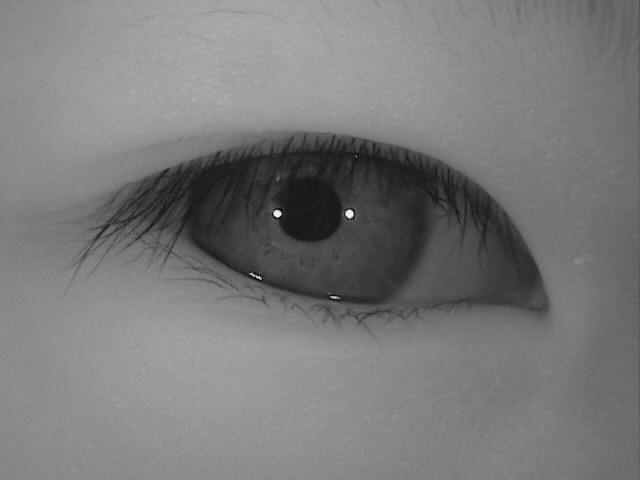
#> input picture scripts/S3001L01.jpg, 640 x 480 px
$ jupyter execute --allow-errors hough.ipynb   (shell and % lines are left out)   (Python 2 division)   (older library calls are emulated)
#> lines starting #> are read from the running program, lines starting #| are printed output that depends on the picture; after the words box and inside, x2 and y2 are one past the last pixel; in counts of white or black regions, pixels touching at a corner belong together
[cell 1]
import cv2
import matplotlib.pyplot as plt
import numpy as np

from __future__ import division

func(img_name):
    1. create gray version
    2. Hough to detect circles
    3. set thetas and rs
    4. draw blank image
    5. normalie image
return (cut_image, gray_image)

[cell 2]
img = cv2.imread('S3001L01.jpg')
#> img is the input picture: shape (480, 640, 3); min 0, max 255, mean 121.9
gray = cv2.cvtColor(img,cv2.COLOR_BGR2GRAY)#灰度图像
gray = cv2.medianBlur(gray, 17)

#### Hough transform

[cell 3]
ret, th3 = cv2.threshold(gray, 0, 255, cv2.THRESH_BINARY + cv2.THRESH_OTSU)
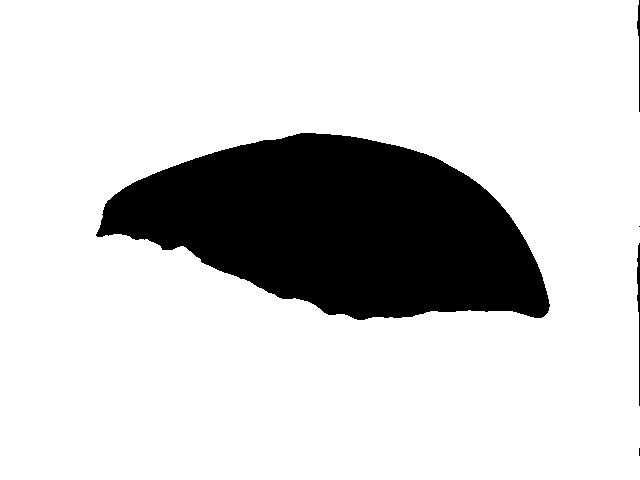
#> th3: shape (480, 640); 81.7% white; 5 black regions (2 under 20 px), largest, box (x1, y1, x2, y2) and area: (96, 133, 550, 320) 55861, (637, 243, 640, 406) 257, (637, 0, 640, 112) 151
#> ret = 97

#hough transform
circles1 = cv2.HoughCircles(image=gray,method=cv2.cv.CV_HOUGH_GRADIENT,dp=1,
                            minDist=50,param1=ret,param2=30,minRadius=1,maxRadius=200)
#> circles1 = [[311.5, 209.5, 31.8]]
circles = circles1[0,:,:]
#> circles = [[311.5, 209.5, 31.8]]
# circles = np.uint16(np.around(circles))#四舍五入，取整

for i in circles[:]:
    cv2.circle(img,(i[0],i[1]),int(i[2]),(255,0,0),5)#画圆
#> this loop made 1 pass
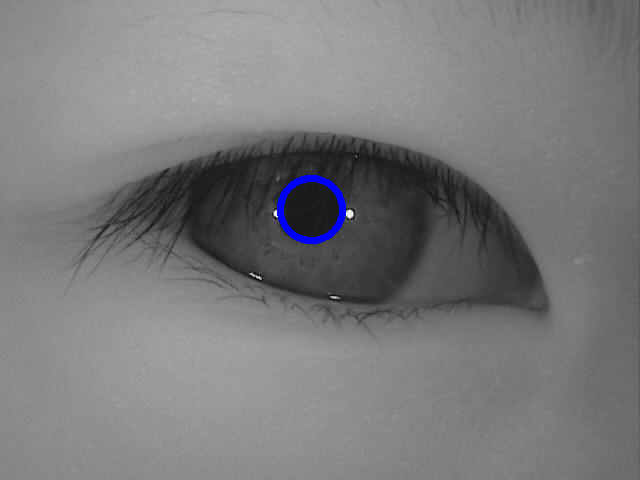
#> img: shape (480, 640, 3); 0.44% of pixels changed, all inside (x1, y1, x2, y2) = (277, 175, 346, 244)
#     cv2.circle(img,(i[0],i[1]),2,(255,0,255),10)#画圆心

##### Set circles boundary

[cell 4]
circle_in = circles1.copy()[0][0]
#> circle_in = [311.5, 209.5, 31.8]
circle_out = circle_in.copy()
#> circle_out = [311.5, 209.5, 31.8]
circle_out[2] = 120

[cell 5]
thetas = np.arange(0, 2  * np.pi, 2  * np.pi / 360)
#> (the rest of this cell did not finish here and is left out)

[cell 6]
X_in_cen, Y_in_cen, r_in = circle_in[1], circle_in[0], circle_in[2]
#> X_in_cen = 209.5; Y_in_cen = 311.5; r_in = 31.8
X_out_cen, Y_out_cen, r_out = circle_out[1], circle_out[0], circle_out[2]
#> X_out_cen = 209.5; Y_out_cen = 311.5; r_out = 120

[cell 7]
def create_blank(width, height, rgb_color=(0, 0, 0)):
    """Create new image(numpy array) filled with certain color in RGB"""
    # Create black blank image
    image = np.zeros((height, width, 3), np.uint8)

    # Since OpenCV uses BGR, convert the color first
    color = tuple(reversed(rgb_color))
    # Fill image with color
    image[:] = color

    return image

# Create new blank 300x300 red image
width, height = 300, 300

red = (255, 0, 0)
image = create_blank(width, height, rgb_color=red)
# cv2.imwrite('red.jpg', image)

[cell 8]
flatten = np.zeros((60, 360, 3), np.uint8)

[cell 9]
X_left, X_right = X_out_cen - r_out, X_out_cen + r_out
#> X_left = 89.5; X_right = 329.5
Y_left, Y_right = Y_out_cen - r_out, Y_out_cen + r_out
#> Y_left = 191.5; Y_right = 431.5
dist_list = []
for i in range(img.shape[0]):
    for j in range(img.shape[1]):
        x_dis = i - X_out_cen
        y_dis = j - Y_out_cen
        dist = np.sqrt(x_dis**2 + y_dis**2)
        if dist < r_in or dist > r_out:
            img[i][j] = tuple(reversed((255, 255, 255)))
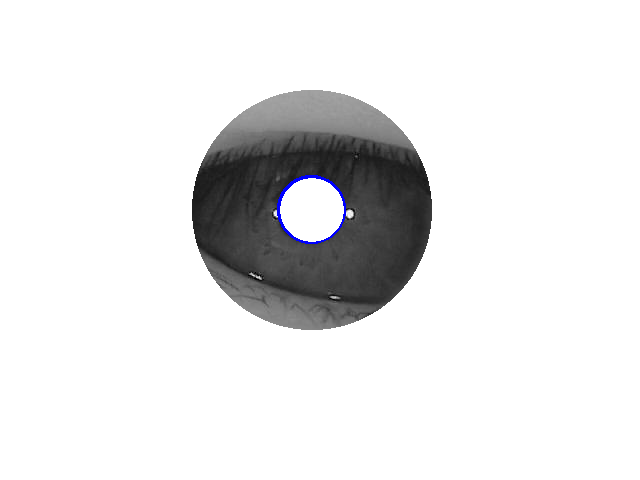
#> img: shape (480, 640, 3); mean B, G, R 230.8, 230.4, 230.4

[cell 10]
cv2.imshow('img', img)
cv2.waitKey(0)
#> Out = 27

[cell 11]
reversed((255, 0, 0))

[cell 12]
for i in range(img.shape[0]):
    for j in range(img.shape[1]):
        img[i][j] = tuple(reversed((255, 0, 0)))
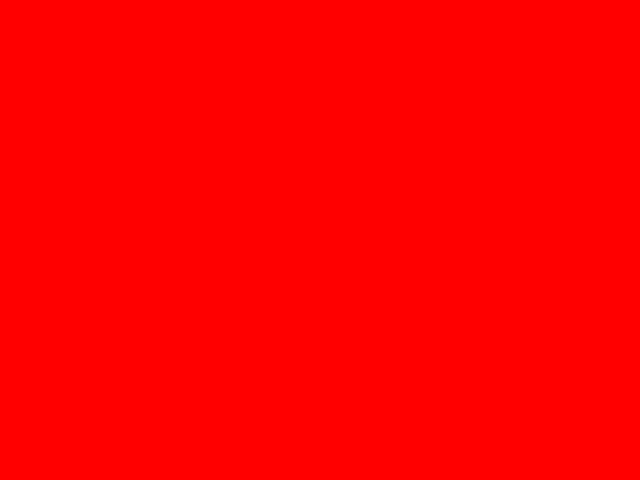
#> img: shape (480, 640, 3); mean B, G, R 0, 0, 255

[cell 13]
cv2.imshow('a', img)
cv2.waitKey(0)
#> Out = 27

[cell 14]
print circle_in
#| [311.5 209.5  31.8]
print circle_out
#| [311.5 209.5 120. ]

[cell 15]
for i in range(360):
    theta = thetas[i]
    for j in range(60):
        r_pro = j / 60

        Xi = X_in_cen + r_in * np.cos(theta)
        Yi = Y_in_cen + r_in * np.sin(theta)
        Xo = X_out_cen + r_out * np.cos(theta)
        Yo = Y_out_cen + r_out * np.sin(theta)

        Xc = (1 - r_pro) * Xi + r_pro * Xo
        Yc = (1 - r_pro) * Yi + r_pro * Yo

        color = img[int(Xc)][int(Yc)]

        flatten[j][i] = color
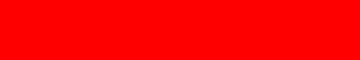
#> flatten: shape (60, 360, 3); mean B, G, R 0, 0, 255

[cell 16]
cv2.imshow('flatten', flatten)
cv2.imshow('img', img)
cv2.waitKey(0)
#> Out = 27
